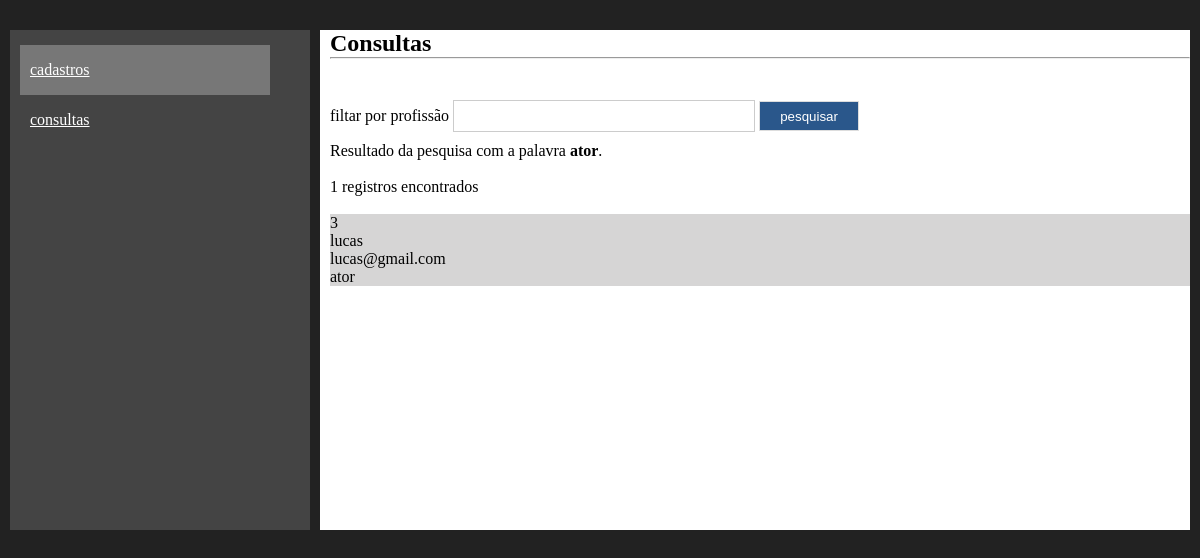
The page /consultas.php?filtro=ator on the database its author committed.
### tables this page shows
CREATE TABLE `usuarios` (
  `codigo` int(11) NOT NULL,
  `nome` varchar(40) NOT NULL,
  `email` varchar(50) NOT NULL,
  `profissao` varchar(40) NOT NULL
);

### consultas.php (the view, shortened to what this page needs)
<?php
include_once("conexao.php");
$filtro = isset($_GET['filtro'])?$_GET['filtro']:"";
$sql = "select * from usuarios where profissao like '%$filtro%' order by nome";
$consulta = mysqli_query($conexao,$sql);
$registros = mysqli_num_rows($consulta);
?>
<!DOCTYPE html>
<html>
    <head>
        <link rel="stylesheet" href="_css/estilo.css">
    </head>
    <body>
        <div class="container">
        <nav>
        <ul class="menu">
            <a href="index.php"><li>cadastros</li></a>
            <a href="consultas.php"><li>consultas</li></a>
        </ul>
        </nav>
        <section>
            <h1> Consultas</h1>
            <hr><br><br>
            <form method="get" action="">
            filtar por profissão <input type="text" name="filtro" class="campo" required autofocus;>
            <input type="submit" value="pesquisar" class="btn">
            </form>
            <?php
            print "Resultado da pesquisa com a palavra <strong> $filtro</strong>.<br><br>";
            print " $registros registros encontrados";
            print "<br><br>";
            while($exibirRegistros = mysqli_fetch_array($consulta)){
                $codigo = $exibirRegistros [0];
                $nome = $exibirRegistros [1];
                $email = $exibirRegistros [2];
                $profissao = $exibirRegistros [3];
                print "<article>";
                print "$codigo<br>";
                print "$nome<br>";
                print "$email<br>";
                print "$profissao";
                print "</article>";
            }
            ?>
        </section>
        </div>
    </body>
</html>

### _css/estilo.css (style rules this page uses)
* { margin: 0; padding: 0; }
a { text-decoration: nome; color: #fff; }
body { background-color: #222; font-family: Verdana; font-size: 100%; }
.container { margin: auto; width: 1200px; margin-top: 20px; padding: 10px; }
nav { width: 300px; height: 500px; background-color: #444; float: left; box-sizing: border-box; padding: 10px; }
section { width: 870px; height: 500px; margin-left: 10px; float: left; background-color: #fff; box-sizing: border-box; padding-left: 10px; }
ul.menu { list-style-type: none; }
ul.menu { width: 250px; height: 50px; line-height: 50px; background-color: #777; color: #fff; margin-top: 5px; box-sizing: border-box; padding-left: 10px; }
.btn { width: 100px; height: 30px; border: 1px solid #ddd; background-color: #2a578b; color: #fff; cursor: pointer; }
.campo { width: 300px; height: 30px; border: 1px solid #ccc; margin-top: 5px; margin-bottom: 10px; }
article { width: 100%; box-sizing: border-box; padding 10px; background-color: #d6d5d5; margin-bottom: 5px; }

### rows shown on the page
usuarios: codigo "3", nome "lucas", email "lucas@gmail.com", profissao "ator"

### other values the page prints
$filtro "ator"
$registros "1"
